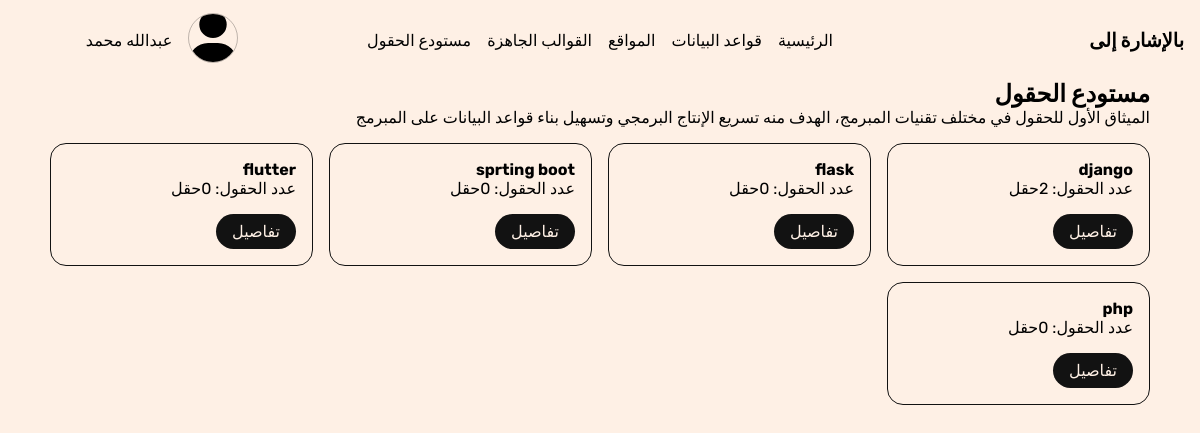
Page /v3/fields-branch-interface/ on the committed database.
### base/models.py (models this page shows)
class Tool(models.Model):
    name = models.CharField(max_length=250, verbose_name="اسم اللغة / إطار العمل")
    description = models.TextField(verbose_name="نبذه وتفاصيل عن التقنية", null=True, blank=True)
    def __str__(self):
        return self.name
    class Meta:
        verbose_name = 'أداة / إطار عمل '
        verbose_name_plural = 'أدوات / أطر عمل'

### v3/views.py (the view)
# urls.py: path('fields-branch-interface/', fields_branch_interface, name='fields-branch-interface'),
def fields_branch_interface(request):
    tools = Tool.objects.all()
    context = {
        'tools': tools,
    }
    return render(request, 'v3/fields-branch-interface.html', context)

### v3/templates/v3/fields-branch-interface.html (shortened to what this page needs)
{% extends 'base.html' %}
{% block content %}
<section>
    <div class="container">
        <div>
            <h1>مستودع الحقول</h1>
            <p>الميثاق الأول للحقول في مختلف تقنيات المبرمج، الهدف منه تسريع الإنتاج البرمجي وتسهيل بناء قواعد البيانات على المبرمج</p>
        </div>
        <div class="section__content">
            <div class="grid">
                {% for tool in tools %}
                <div class="item">
                    <h4>{{tool}}</h4>
                    <p>عدد الحقول: <span>{{tool.fields.count}}</span>حقل</p>
                    <a href="{% url 'v3:single_tool_field_branch' tool.id %}" class="btn btn-solid-dark">تفاصيل</a>
                </div>
                {% endfor %}
            </div>
        </div>
    </div>
</section>
{% endblock content %}

### project/static/css/main.css (style rules this page uses)
* { padding: 0; margin:0; box-sizing: border-box; font-family: "Rubik"; }
a { color: #000; text-decoration: none; }
.container { margin: 0 auto; }
body { overflow-x: hidden; background-color: #fef0e5; margin-bottom: 1rem; }
.grid { display: grid; grid-template-columns: repeat(auto-fit, minmax(250px, 1fr)); gap: 1rem; }
.btn { display: block; width: fit-content; padding: .5rem 1rem; border-radius: 2rem; margin-top: 1rem; outline: none; border: none; cursor: pointer; }
.btn-solid-dark { background: #121212; color: #fef0e5; }
@media (min-width: 1200px) { .container { width: 1100px; } }

### rows in the picture
Tool: name "django", fields.count "2"
Tool: name "flask", fields.count "0"
Tool: name "sprting boot", fields.count "0"
Tool: name "flutter", fields.count "0"
Tool: name "php", fields.count "0"
